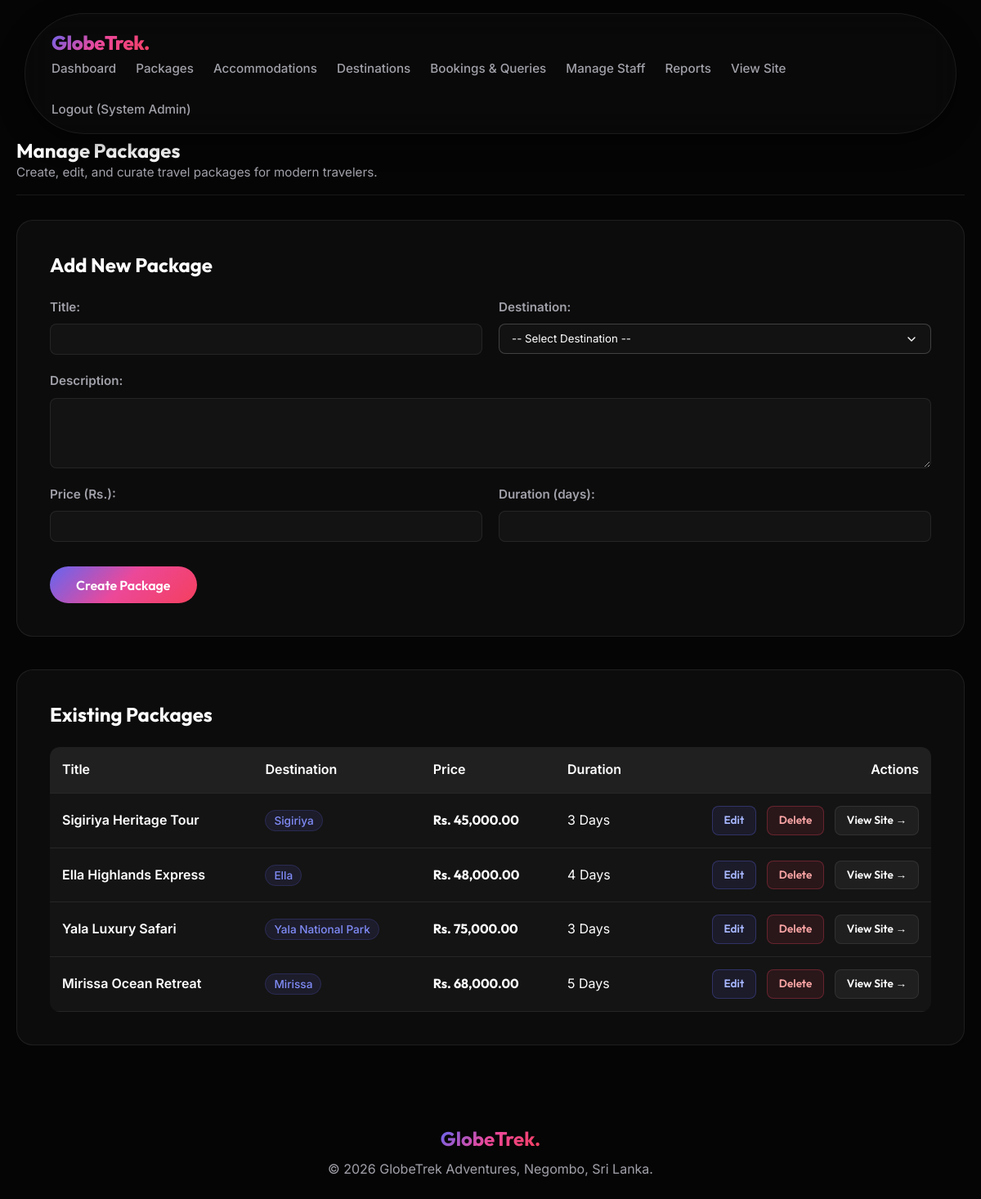
/staff_packages.php (signed in), run on the app's committed database.
### tables this page shows
CREATE TABLE `packages` (
  `package_id` int(11) NOT NULL,
  `title` varchar(150) NOT NULL,
  `destination_id` int(11) NOT NULL,
  `description` text DEFAULT NULL,
  `price` decimal(10,2) NOT NULL,
  `duration_days` int(11) NOT NULL,
  `image` varchar(255) DEFAULT NULL,
  `created_by` int(11) DEFAULT NULL,
  `created_at` timestamp NOT NULL DEFAULT current_timestamp()
);

CREATE TABLE `destinations` (
  `destination_id` int(11) NOT NULL,
  `name` varchar(100) NOT NULL,
  `description` text DEFAULT NULL,
  `image` varchar(255) DEFAULT NULL,
  `created_by` int(11) DEFAULT NULL
);

### staff_packages.php (the view, shortened to what this page needs)
<?php
require 'db.php';
require 'header.php';
$editing = null;
$destStmt = $pdo->query("SELECT * FROM destinations ORDER BY name");
$destinations = $destStmt->fetchAll(PDO::FETCH_ASSOC);
?>
<div class="section-header">
    <div>
        <h2>Manage Packages</h2>
        <p style="color: var(--text-secondary); font-size: 0.95rem;">Create, edit, and curate travel packages for modern travelers.</p>
    </div>
</div>
<?php if (empty($destinations)): ?>
    <div class="card" style="padding: 2rem; margin-top: 30px; text-align: center;">
        <p>You must <a href="staff_destinations.php" style="color: var(--accent-solid); text-decoration: underline;">add a destination</a> before creating a package.</p>
    </div>
<?php else: ?>
<div class="card" style="padding: 2.5rem; margin-top: 30px; margin-bottom: 40px; border-radius: 20px;">
    <h3 style="font-family: var(--font-heading); font-size: 1.5rem; margin-bottom: 25px; font-weight: 700;">
        <?= $editing ? 'Edit Package' : 'Add New Package' ?>
    </h3>
    <form method="POST" action="staff_packages.php" style="display: flex; flex-direction: column; gap: 20px;">
        <div style="display: grid; grid-template-columns: repeat(auto-fit, minmax(250px, 1fr)); gap: 20px;">
            <div style="display: flex; flex-direction: column; gap: 8px;">
                <label style="font-weight: 600; font-size: 0.95rem; color: var(--text-secondary);">Title:</label>
                <input type="text" name="title" value="<?= htmlspecialchars($editing['title'] ?? '') ?>" required style="margin-bottom: 0; max-width: 100%;">
            </div>
            <div style="display: flex; flex-direction: column; gap: 8px;">
                <label style="font-weight: 600; font-size: 0.95rem; color: var(--text-secondary);">Destination:</label>
                <select name="destination_id" required style="margin-bottom: 0; max-width: 100%;">
                    <option value="">-- Select Destination --</option>
                </select>
            </div>
        </div>
        <div style="display: flex; flex-direction: column; gap: 8px;">
            <label style="font-weight: 600; font-size: 0.95rem; color: var(--text-secondary);">Description:</label>
            <textarea name="description" rows="4" style="margin-bottom: 0; max-width: 100%; resize: vertical;"><?= htmlspecialchars($editing['description'] ?? '') ?></textarea>
        </div>
        <div style="display: grid; grid-template-columns: repeat(auto-fit, minmax(200px, 1fr)); gap: 20px;">
            <div style="display: flex; flex-direction: column; gap: 8px;">
                <label style="font-weight: 600; font-size: 0.95rem; color: var(--text-secondary);">Price (Rs.):</label>
                <input type="number" step="0.01" name="price" value="<?= htmlspecialchars($editing['price'] ?? '') ?>" required style="margin-bottom: 0; max-width: 100%;">
            </div>
            <div style="display: flex; flex-direction: column; gap: 8px;">
                <label style="font-weight: 600; font-size: 0.95rem; color: var(--text-secondary);">Duration (days):</label>
                <input type="number" name="duration_days" value="<?= htmlspecialchars($editing['duration_days'] ?? '') ?>" required style="margin-bottom: 0; max-width: 100%;">
            </div>
        </div>
        <div style="display: flex; gap: 15px; margin-top: 10px; align-items: center;">
            <button type="submit" class="btn" style="margin-top: 0; padding: 0.8rem 2rem;">
                <?= $editing ? 'Update Package' : 'Create Package' ?>
            </button>
        </div>
    </form>
</div>
<?php endif; ?>
<div class="card" style="padding: 2.5rem; margin-bottom: 40px; border-radius: 20px;">
    <h3 style="font-family: var(--font-heading); font-size: 1.5rem; margin-bottom: 25px; font-weight: 700;">Existing Packages</h3>
    <?php
    $stmt = $pdo->query("SELECT p.*, d.name AS destination_name
                          FROM packages p
                          JOIN destinations d ON p.destination_id = d.destination_id
                          ORDER BY p.created_at DESC");
    $packages = $stmt->fetchAll(PDO::FETCH_ASSOC);
    ?>
    <?php if (empty($packages)): ?>
        <p style="color: var(--text-secondary);">No packages added yet.</p>
    <?php else: ?>
        <div style="overflow-x: auto;">
            <table style="margin-top: 0; width: 100%;">
                <thead>
                    <tr>
                        <th>Title</th>
                        <th>Destination</th>
                        <th>Price</th>
                        <th>Duration</th>
                        <th style="text-align: right;">Actions</th>
                    </tr>
                </thead>
                <tbody>
                    <?php foreach ($packages as $pkg): ?>
                        <tr>
                            <td style="font-weight: 600; color: var(--text-primary);"><?= htmlspecialchars($pkg['title']) ?></td>
                            <td><span style="background: rgba(99, 102, 241, 0.1); color: #818cf8; padding: 4px 10px; border-radius: 999px; font-size: 0.85rem; font-weight: 500; border: 1px solid rgba(99, 102, 241, 0.2);"><?= htmlspecialchars($pkg['destination_name']) ?></span></td>
                            <td style="font-family: var(--font-heading); font-weight: 700;">Rs. <?= number_format($pkg['price'], 2) ?></td>
                            <td><?= (int)$pkg['duration_days'] ?> Days</td>
                            <td style="text-align: right; white-space: nowrap;">
                                <a href="staff_packages.php?action=edit&id=<?= $pkg['package_id'] ?>" class="btn" style="margin-top: 0; padding: 6px 14px; font-size: 0.85rem; background: rgba(99, 102, 241, 0.1); border: 1px solid rgba(99, 102, 241, 0.3); color: #a5b4fc; border-radius: 8px;">Edit</a>
                                <a href="staff_packages.php?action=delete&id=<?= $pkg['package_id'] ?>" class="btn" style="margin-top: 0; padding: 6px 14px; font-size: 0.85rem; background: rgba(244, 63, 94, 0.1); border: 1px solid rgba(244, 63, 94, 0.3); color: #fca5a5; border-radius: 8px; margin-left: 8px;" onclick="return confirm('Delete this package?');">Delete</a>
                                <a href="packages.php?id=<?= $pkg['package_id'] ?>" class="btn" style="margin-top: 0; padding: 6px 14px; font-size: 0.85rem; background: rgba(255, 255, 255, 0.05); border: 1px solid var(--glass-border); color: var(--text-primary); border-radius: 8px; margin-left: 8px;" target="_blank">View Site &rarr;</a>
                            </td>
                        </tr>
                    <?php endforeach; ?>
                </tbody>
            </table>
        </div>
    <?php endif; ?>
</div>
<?php require 'footer.php'; ?>

### header.php (shortened to what this page needs)
<?php
$role = $_SESSION['role'] ?? null;
$name = $_SESSION['name'] ?? null;
?>
<!DOCTYPE html>
<html lang="en">
<head>
    <link rel="stylesheet" href="css/style.css">
</head>
<body>
<div class="navbar-wrapper">
    <nav class="navbar">
        <div class="nav-brand gradient-text">GlobeTrek.</div>
        <ul class="nav-links" id="nav-links">
            <?php
            $currentPage = basename($_SERVER['SCRIPT_NAME']);
            $isAdminPage = (strpos($currentPage, 'staff_') === 0 || strpos($currentPage, 'admin_') === 0);
            $isCustomerPage = (strpos($currentPage, 'cust_') === 0);
            ?>
            <?php if ($role === 'customer' && $isCustomerPage): ?>
                <li><a href="cust_dashboard.php">Dashboard</a></li>
                <li><a href="cust_bookings.php">My Bookings</a></li>
                <li><a href="cust_queries.php">My Queries</a></li>
                <li><a href="index.php">View Site</a></li>
                <li><a href="logout.php">Logout (<?= htmlspecialchars($name) ?>)</a></li>
            <?php elseif (($role === 'staff' || $role === 'admin') && $isAdminPage): ?>
                <li><a href="staff_dashboard.php">Dashboard</a></li>
                <li><a href="staff_packages.php">Packages</a></li>
                <li><a href="staff_accommodations.php">Accommodations</a></li>
                <li><a href="staff_destinations.php">Destinations</a></li>
                <li><a href="staff_bookings.php">Bookings & Queries</a></li>
                <?php if ($role === 'admin'): ?>
                    <li><a href="admin_staff.php">Manage Staff</a></li>
                    <li><a href="admin_reports.php">Reports</a></li>
                <?php endif; ?>
                <li><a href="index.php">View Site</a></li>
                <li><a href="logout.php">Logout (<?= htmlspecialchars($name) ?>)</a></li>
            <?php endif; ?>
        </ul>
    </nav>
</div>
<div class="container <?= ($isAdminPage || $isCustomerPage) ? 'dashboard-container' : '' ?>">

### footer.php
</div>
<footer>
    <div class="container" style="text-align: center; color: var(--text-secondary); padding: 40px 0;">
        <h2 class="gradient-text" style="font-size: 1.5rem; margin-bottom: 10px;">GlobeTrek.</h2>
        <p>&copy; <?= date('Y') ?> GlobeTrek Adventures, Negombo, Sri Lanka.</p>
    </div>
</footer>
</body>
</html>

### css/style.css (style rules this page uses)
:root { --bg-primary: #050505; --bg-secondary: #0a0a0a; --text-primary: #ffffff; --text-secondary: #a1a1aa; --accent-gradient: linear-gradient(135deg, #6366f1, #ec4899, #f43f5e); --accent-solid: #ec4899; --glass-bg: rgba(255, 255, 255, 0.03); --glass-border: rgba(255, 255, 255, 0.08); --glass-hover: rgba(255, 255, 255, 0.08); --font-heading: 'Outfit', sans-serif; --font-body: 'Inter', sans-serif; --transition-smooth: all 0.4s cubic-bezier(0.16, 1, 0.3, 1); --transition-bounce: all 0.5s cubic-bezier(0.34, 1.56, 0.64, 1); }
* { margin: 0; padding: 0; box-sizing: border-box; }
html { scroll-behavior: smooth; background-color: var(--bg-primary); scroll-padding-top: 120px; }
body { font-family: var(--font-body); color: var(--text-primary); line-height: 1.6; overflow-x: hidden; -webkit-font-smoothing: antialiased; padding-top: 100px; }
a { text-decoration: none; color: inherit; transition: var(--transition-smooth); }
h1, h2, h3, h4, h5, h6 { font-family: var(--font-heading); line-height: 1.2; }
.gradient-text { background: var(--accent-gradient); -webkit-background-clip: text; -webkit-text-fill-color: transparent; background-clip: text; display: inline-block; }
.container { max-width: 1200px; margin: 0 auto; padding: 20px; }
.dashboard-container { margin-top: 50px; }
.navbar-wrapper { position: fixed; top: 1rem; left: 50%; transform: translateX(-50%); width: 95%; max-width: 1200px; z-index: 1000; }
.navbar { display: flex; justify-content: space-between; align-items: center; padding: 1rem 2rem; background: rgba(10, 10, 10, 0.8); backdrop-filter: blur(20px); -webkit-backdrop-filter: blur(20px); border: 1px solid var(--glass-border); border-radius: 100px; box-shadow: 0 10px 30px rgba(0, 0, 0, 0.5); flex-wrap: wrap; }
.nav-brand { font-family: var(--font-heading); font-size: 1.5rem; font-weight: 800; letter-spacing: -0.02em; }
.nav-links { display: flex; flex-wrap: wrap; gap: 1.5rem; list-style: none; }
.nav-links a { font-size: 0.95rem; font-weight: 500; color: var(--text-secondary); position: relative; }
.nav-links a::after { content: ''; position: absolute; bottom: -4px; left: 0; width: 0%; height: 2px; background: var(--accent-gradient); transition: var(--transition-smooth); border-radius: 2px; }
input, textarea { background: var(--glass-bg); border: 1px solid var(--glass-border); color: var(--text-primary); padding: 10px 15px; border-radius: 8px; font-family: var(--font-body); margin-bottom: 15px; width: 100%; max-width: 400px; }
select { background: #121212; border: 1px solid rgba(255, 255, 255, 0.2); color: var(--text-primary); padding: 10px 15px; border-radius: 8px; font-family: var(--font-body); margin-bottom: 15px; width: 100%; max-width: 400px; cursor: pointer; appearance: none; -webkit-appearance: none; -moz-appearance: none; background-repeat: no-repeat; background-position: right 15px center; background-size: 16px; padding-right: 40px; }
select option { background-color: #ffffff !important; color: #000000 !important; }
button, .btn { display: inline-flex; align-items: center; justify-content: center; padding: 0.75rem 1.5rem; border-radius: 100px; font-family: var(--font-heading); font-weight: 600; font-size: 1rem; cursor: pointer; border: none; transition: var(--transition-bounce); background: var(--accent-gradient); color: white; margin-top: 10px; }
table { width: 100%; border-collapse: collapse; margin-top: 20px; background: var(--glass-bg); border-radius: 12px; overflow: hidden; }
th, td { padding: 15px; text-align: left; border-bottom: 1px solid var(--glass-border); }
th { background: rgba(255, 255, 255, 0.05); font-weight: 600; color: var(--text-primary); }
.card { background: var(--glass-bg); border: 1px solid var(--glass-border); border-radius: 16px; margin-bottom: 20px; overflow: hidden; display: flex; flex-direction: column; transition: var(--transition-smooth); }
.card h3 { font-size: 1.3rem; margin-bottom: 5px; }
.section-header { display: flex; justify-content: space-between; align-items: flex-end; border-bottom: 1px solid var(--glass-border); padding-bottom: 15px; }

### data on the page
packages: title "Sigiriya Heritage Tour", destination.name "Sigiriya", price "45,000.00", duration_days "3"
packages: title "Ella Highlands Express", destination.name "Ella", price "48,000.00", duration_days "4"
packages: title "Yala Luxury Safari", destination.name "Yala National Park", price "75,000.00", duration_days "3"
packages: title "Mirissa Ocean Retreat", destination.name "Mirissa", price "68,000.00", duration_days "5"

### other printed values
$name "System Admin"
